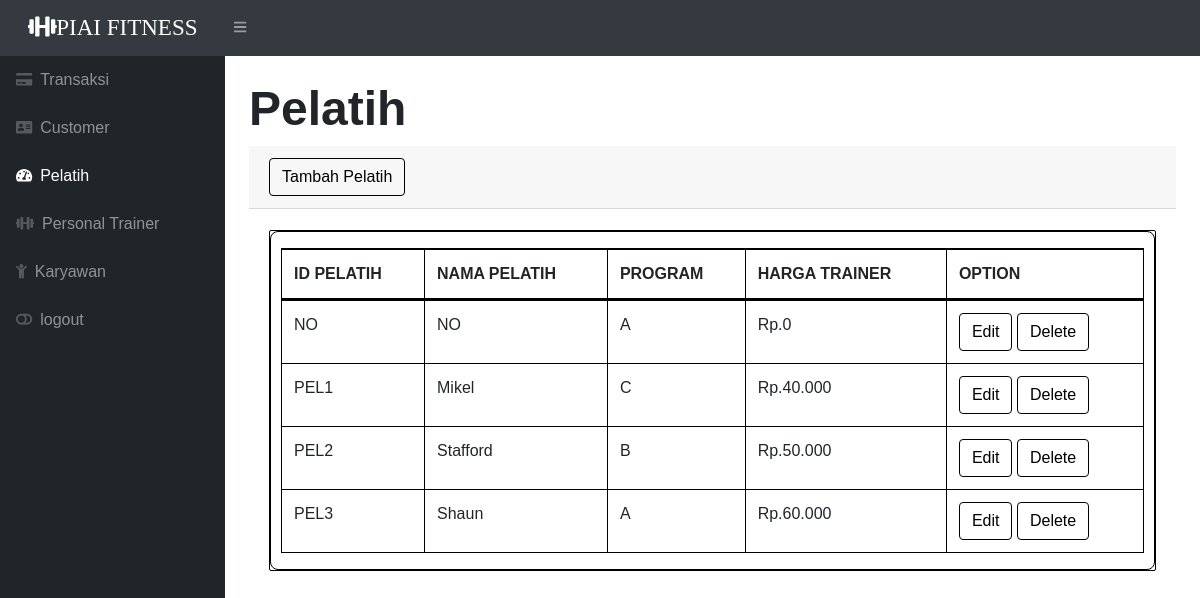
Page /pelatih.php on the committed database.
### tables this page shows
CREATE TABLE `pelatih` (
  `idpelatih` varchar(15) NOT NULL,
  `namapelatih` varchar(15) NOT NULL,
  `idpersonaltrainer` varchar(15) NOT NULL,
  `hargatrainer` decimal(10,0) NOT NULL
);

### pelatih.php (the view, shortened to what this page needs)
<?php
require 'function.php';
?>
<!DOCTYPE html>
<html lang="en">
    <head>
        <link href="css/styles.css" rel="stylesheet" />
        <link href="https://cdn.datatables.net/1.10.20/css/dataTables.bootstrap4.min.css" rel="stylesheet" />
    </head>
    <body class="sb-nav-fixed">
        <nav class="sb-topnav navbar navbar-expand navbar-dark bg-dark">
        <div class="navbar-brand"><i class="fa fa-dumbbell"></i>PIAI FITNESS</div>
            <button class="btn btn-link btn-sm order-1 order-lg-0" id="sidebarToggle" href="#"><i class="fas fa-bars"></i></button>
        </nav>
        <div id="layoutSidenav">
            <div id="layoutSidenav_nav">
                <nav class="sb-sidenav accordion sb-sidenav-dark" id="sidenavAccordion">
                    <div class="sb-sidenav-menu">
                    <div class="nav">
                            <a class="nav-link" href="index.php">
                                <div class="sb-nav-link-icon"><i class="fa fa-credit-card"></i></div>
                                Transaksi
                            </a>
                            <a class="nav-link" href="customer.php">
                                <div class="sb-nav-link-icon"><i class="fas fa-address-card"></i></div>
                                Customer
                            </a>
                            <a class="nav-link" href="pelatih.php">
                                <div class="sb-nav-link-icon"><i class="fas fa-tachometer-alt"></i></div>
                                Pelatih
                            </a>
                            <a class="nav-link" href="personaltrainer.php">
                                <div class="sb-nav-link-icon"><i class="fas fa-dumbbell"></i></div>
                                Personal Trainer
                            </a>
                            <a class="nav-link" href="karyawan.php">
                                <div class="sb-nav-link-icon"><i class="fas fa-child"></i></div>
                                Karyawan
                            </a>
                            <a class="nav-link" href="login.php">
                                <div class="sb-nav-link-icon"><i class="fas fa-toggle-off"></i></div>
                                logout
                            </a>
                        </div>
                </nav>
            </div>
            <div id="layoutSidenav_content">
                <main>
                    <div class="container-fluid">
                    <h1 class="mt-4 custom-heading">Pelatih</h1>
                            <div class="card-header">
                            <button type="button" class="btn btn-outline-primary" data-toggle="modal" data-target="#myModal" style="color: black; border-color: black;">
                                Tambah Pelatih
                            </div>
                            <div class="card-body">
                                    <div class="table-responsive">
                                        <div class="table-container">
                                         <div class="table-content">
                                        <table class="table table-bordered" id="dataTable" width="100%" cellspacing="0">
                                        <thead>
                                            <tr>
                                                <th>ID PELATIH</th>
                                                <th>NAMA PELATIH</th>
                                                <th>PROGRAM</th>
                                                <th>HARGA TRAINER</th>
                                                <th>OPTION</th>
                                            </tr>
                                        </thead>
                                        <tbody>
                                        <?php
                                            $ambilsemuadatapelatih = mysqli_query($conn, "select * from pelatih");
                                            while ($data = mysqli_fetch_array($ambilsemuadatapelatih)) {
                                            $idpelatih= $data['idpelatih'];
                                            $namapelatih = $data['namapelatih'];
                                            $idpersonaltrainer = $data['idpersonaltrainer'];
                                            $hargatrainer = $data ['hargatrainer'];
                                            $idp =$data ['idpelatih'];
                                        ?>
                                        <tr>
                                            <td><?php echo $idpelatih; ?></td>
                                            <td><?php echo $namapelatih; ?></td>
                                            <td><?php echo $idpersonaltrainer; ?></td>
                                            <td>Rp.<?php echo number_format($hargatrainer, 0, ',', '.'); ?></td>
                                            <td>
                                            <button type="button" class="btn btn-outline-info" data-toggle="modal" data-target="#edit<?php echo $idp; ?>" style="color: black; border-color: black;">
                                                        Edit
                                                    </button>
                                                    <button type="button" class="btn btn-outline-danger" data-toggle="modal" data-target="#delete<?php echo $idp; ?>" style="color: black; border-color: black;">
                                                        Delete
                                                    </button>
                                            </td>
                                            <tr>
                                            <?php
                                              }
                                            ?>
                                    </table>
                                </div>
                            </div>
                        </div>
                    </div>
                </main>
            </div>
        </div>
    </body>
</html>

### pelatih.php (style rules this page uses)
* { padding: 0; margin: 0; box-sizing: border-box; }
body { min-height:100vh; background: url("https://images.pexels.com/photos/669576/pexels-photo-669576.jpeg?auto=compress&cs=tinysrgb&w=1260&h=750&dpr=1") no-repeat center center/cover; font-family: sans-serif; background-size: cover; background-position: center; backdrop-filter: blur(5px) }
.table-container { overflow: hidden; position: relative; border-radius: 2px; margin-top: 1px; border: 1px solid black; }
.table-container::after { content: ""; position: absolute; top: 0; left: 0; width: 100%; height: 100%; border-radius: 10px; box-sizing: border-box; pointer-events: none; }
.table-content { border: 1px solid black; padding: 10px; border-radius: 8px; }
.custom-heading { font-family: georgia, sans-serif; font-size: 3rem; font-weight: bold; color: solid black; margin-top: 40px; }
.table-bordered, .table-bordered th, .table-bordered td { border-color: black !important; }
.navbar-brand { display: inline-block; text-align: center; text-decoration: none; color: #333; font-family: Georgia, serif; font-size: 23px; width: 1000px; }

### rows in the picture
pelatih: idpelatih "NO", namapelatih "NO", idpersonaltrainer "A", hargatrainer "0"
pelatih: idpelatih "PEL1", namapelatih "Mikel", idpersonaltrainer "C", hargatrainer "40.000"
pelatih: idpelatih "PEL2", namapelatih "Stafford", idpersonaltrainer "B", hargatrainer "50.000"
pelatih: idpelatih "PEL3", namapelatih "Shaun", idpersonaltrainer "A", hargatrainer "60.000"
